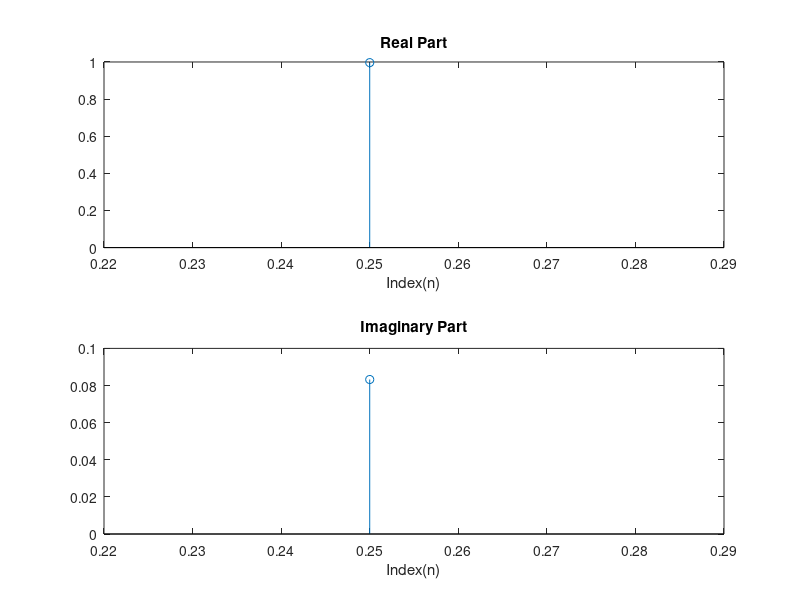

The MATLAB script that drew this image:
clc;
clear all;

n=0.25
x=exp(j*(n/3))

subplot(2,1,1);
stem(n,real(x));
xlabel('Index(n)');
title('Real Part');


subplot(2,1,2);
stem(n,imag(x));
xlabel('Index(n)');
title('Imaginary Part');



